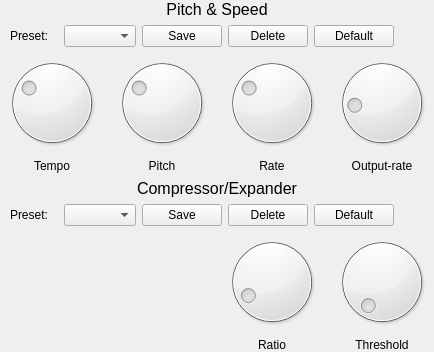
          <widget class="QWidget" name="compressorPitchTab">
           <attribute name="title">
            <string>Pitch &amp;&amp; Compressor</string>
           </attribute>
           <layout class="QGridLayout" name="gridLayout_5">
            <property name="leftMargin">
             <number>0</number>
            </property>
            <property name="topMargin">
             <number>0</number>
            </property>
            <property name="rightMargin">
             <number>0</number>
            </property>
            <property name="bottomMargin">
             <number>0</number>
            </property>
            <item row="4" column="0">
             <layout class="QHBoxLayout" name="compressorSettingsLayout">
              <item>
               <spacer name="compressorPitchHSpacer_4">
                <property name="orientation">
                 <enum>Qt::Horizontal</enum>
                </property>
                <property name="sizeType">
                 <enum>QSizePolicy::Fixed</enum>
                </property>
                <property name="sizeHint" stdset="0">
                 <size>
                  <width>10</width>
                  <height>20</height>
                 </size>
                </property>
               </spacer>
              </item>
              <item>
               <widget class="QLabel" name="compressorPresetLabel">
                <property name="text">
                 <string>Preset:</string>
                </property>
               </widget>
              </item>
              <item>
               <spacer name="compressorPitchHSpacer_5">
                <property name="orientation">
                 <enum>Qt::Horizontal</enum>
                </property>
                <property name="sizeType">
                 <enum>QSizePolicy::Fixed</enum>
                </property>
                <property name="sizeHint" stdset="0">
                 <size>
                  <width>10</width>
                  <height>20</height>
                 </size>
                </property>
               </spacer>
              </item>
              <item>
               <widget class="QComboBox" name="compressorPresetComboBox">
                <property name="focusPolicy">
                 <enum>Qt::TabFocus</enum>
                </property>
               </widget>
              </item>
              <item>
               <widget class="QPushButton" name="compressorSavePresetButton">
                <property name="focusPolicy">
                 <enum>Qt::TabFocus</enum>
                </property>
                <property name="text">
                 <string>Save</string>
                </property>
               </widget>
              </item>
              <item>
               <widget class="QPushButton" name="compressorDeletePresetButton">
                <property name="focusPolicy">
                 <enum>Qt::TabFocus</enum>
                </property>
                <property name="text">
                 <string>Delete</string>
                </property>
               </widget>
              </item>
              <item>
               <widget class="QPushButton" name="compressorDefaultPresetButton">
                <property name="focusPolicy">
                 <enum>Qt::TabFocus</enum>
                </property>
                <property name="text">
                 <string>Default</string>
                </property>
               </widget>
              </item>
              <item>
               <spacer name="compressorPitchHSpacer_6">
                <property name="orientation">
                 <enum>Qt::Horizontal</enum>
                </property>
                <property name="sizeHint" stdset="0">
                 <size>
                  <width>40</width>
                  <height>20</height>
                 </size>
                </property>
               </spacer>
              </item>
             </layout>
            </item>
            <item row="0" column="0">
             <widget class="QLabel" name="compressorPitchPitchSpeedLabel">
              <property name="font">
               <font>
                <pointsize>12</pointsize>
               </font>
              </property>
              <property name="text">
               <string>Pitch &amp; Speed</string>
              </property>
              <property name="alignment">
               <set>Qt::AlignCenter</set>
              </property>
             </widget>
            </item>
            <item row="3" column="0">
             <widget class="QLabel" name="compressorPitchCompressorExpanderLabel">
              <property name="font">
               <font>
                <pointsize>12</pointsize>
               </font>
              </property>
              <property name="text">
               <string>Compressor/Expander</string>
              </property>
              <property name="alignment">
               <set>Qt::AlignCenter</set>
              </property>
             </widget>
            </item>
            <item row="2" column="0">
             <layout class="QHBoxLayout" name="pitchDialLayout">
              <item>
               <layout class="QVBoxLayout" name="pitchTempoLayout">
                <item>
                 <widget class="QDial" name="pitchTempoDial">
                  <property name="focusPolicy">
                   <enum>Qt::TabFocus</enum>
                  </property>
                  <property name="toolTip">
                   <string>Audio stream tempo</string>
                  </property>
                  <property name="whatsThis">
                   <string/>
                  </property>
                  <property name="accessibleDescription">
                   <string/>
                  </property>
                  <property name="minimum">
                   <number>1</number>
                  </property>
                  <property name="maximum">
                   <number>30</number>
                  </property>
                  <property name="pageStep">
                   <number>1</number>
                  </property>
                  <property name="value">
                   <number>10</number>
                  </property>
                 </widget>
                </item>
                <item>
                 <widget class="QLabel" name="pitchTempoLabel">
                  <property name="text">
                   <string>Tempo</string>
                  </property>
                  <property name="alignment">
                   <set>Qt::AlignCenter</set>
                  </property>
                 </widget>
                </item>
               </layout>
              </item>
              <item>
               <layout class="QVBoxLayout" name="pitchPitchLayout">
                <item>
                 <widget class="QDial" name="pitchPitchDial">
                  <property name="focusPolicy">
                   <enum>Qt::TabFocus</enum>
                  </property>
                  <property name="toolTip">
                   <string>Audio stream pitch</string>
                  </property>
                  <property name="minimum">
                   <number>1</number>
                  </property>
                  <property name="maximum">
                   <number>30</number>
                  </property>
                  <property name="pageStep">
                   <number>1</number>
                  </property>
                  <property name="value">
                   <number>10</number>
                  </property>
                 </widget>
                </item>
                <item>
                 <widget class="QLabel" name="pitchPitchLabel">
                  <property name="text">
                   <string>Pitch</string>
                  </property>
                  <property name="alignment">
                   <set>Qt::AlignCenter</set>
                  </property>
                 </widget>
                </item>
               </layout>
              </item>
              <item>
               <layout class="QVBoxLayout" name="pitchRateLayout">
                <item>
                 <widget class="QDial" name="pitchRateDial">
                  <property name="focusPolicy">
                   <enum>Qt::TabFocus</enum>
                  </property>
                  <property name="toolTip">
                   <string>Audio stream rate</string>
                  </property>
                  <property name="minimum">
                   <number>1</number>
                  </property>
                  <property name="maximum">
                   <number>30</number>
                  </property>
                  <property name="pageStep">
                   <number>1</number>
                  </property>
                  <property name="value">
                   <number>10</number>
                  </property>
                 </widget>
                </item>
                <item>
                 <widget class="QLabel" name="pitchRateLabel">
                  <property name="text">
                   <string>Rate</string>
                  </property>
                  <property name="alignment">
                   <set>Qt::AlignCenter</set>
                  </property>
                 </widget>
                </item>
               </layout>
              </item>
              <item>
               <layout class="QVBoxLayout" name="pitchOutputRateLayout">
                <item>
                 <widget class="QDial" name="pitchOutputRateDial">
                  <property name="focusPolicy">
                   <enum>Qt::TabFocus</enum>
                  </property>
                  <property name="toolTip">
                   <string>Output rate on downstream segment events</string>
                  </property>
                  <property name="minimum">
                   <number>1</number>
                  </property>
                  <property name="maximum">
                   <number>50</number>
                  </property>
                  <property name="pageStep">
                   <number>1</number>
                  </property>
                  <property name="value">
                   <number>10</number>
                  </property>
                 </widget>
                </item>
                <item>
                 <widget class="QLabel" name="pitchOutputRateLabel">
                  <property name="text">
                   <string>Output-rate</string>
                  </property>
                  <property name="alignment">
                   <set>Qt::AlignCenter</set>
                  </property>
                 </widget>
                </item>
               </layout>
              </item>
             </layout>
            </item>
            <item row="5" column="0">
             <layout class="QHBoxLayout" name="compressorLayout">
              <property name="bottomMargin">
               <number>0</number>
              </property>
              <item>
               <widget class="ToggleButton" name="compressorExpanderToggleButton" native="true"/>
              </item>
              <item>
               <widget class="ToggleButton" name="compressorKneeToggleButton" native="true"/>
              </item>
              <item>
               <layout class="QVBoxLayout" name="compressorRatioLayout">
                <item>
                 <widget class="QDial" name="compressorRatioDial">
                  <property name="focusPolicy">
                   <enum>Qt::TabFocus</enum>
                  </property>
                  <property name="toolTip">
                   <string>Ratio that should be applied</string>
                  </property>
                  <property name="maximum">
                   <number>100</number>
                  </property>
                  <property name="pageStep">
                   <number>1</number>
                  </property>
                  <property name="value">
                   <number>10</number>
                  </property>
                 </widget>
                </item>
                <item>
                 <widget class="QLabel" name="compressorRatioLabel">
                  <property name="text">
                   <string>Ratio</string>
                  </property>
                  <property name="alignment">
                   <set>Qt::AlignCenter</set>
                  </property>
                 </widget>
                </item>
               </layout>
              </item>
              <item>
               <layout class="QVBoxLayout" name="compressorThresholdLayout">
                <item>
                 <widget class="QDial" name="compressorThresholdDial">
                  <property name="focusPolicy">
                   <enum>Qt::TabFocus</enum>
                  </property>
                  <property name="toolTip">
                   <string>Threshold until the filter is activated</string>
                  </property>
                  <property name="maximum">
                   <number>10</number>
                  </property>
                  <property name="pageStep">
                   <number>1</number>
                  </property>
                 </widget>
                </item>
                <item>
                 <widget class="QLabel" name="compressorThresholdLabel">
                  <property name="text">
                   <string>Threshold</string>
                  </property>
                  <property name="alignment">
                   <set>Qt::AlignCenter</set>
                  </property>
                 </widget>
                </item>
               </layout>
              </item>
             </layout>
            </item>
            <item row="1" column="0">
             <layout class="QHBoxLayout" name="pitchSettingsLayout">
              <item>
               <spacer name="compressorPitchHSpacer_1">
                <property name="orientation">
                 <enum>Qt::Horizontal</enum>
                </property>
                <property name="sizeType">
                 <enum>QSizePolicy::Fixed</enum>
                </property>
                <property name="sizeHint" stdset="0">
                 <size>
                  <width>10</width>
                  <height>20</height>
                 </size>
                </property>
               </spacer>
              </item>
              <item>
               <widget class="QLabel" name="pitchPresetLabel">
                <property name="text">
                 <string>Preset:</string>
                </property>
               </widget>
              </item>
              <item>
               <spacer name="compressorPitchHSpacer_2">
                <property name="orientation">
                 <enum>Qt::Horizontal</enum>
                </property>
                <property name="sizeType">
                 <enum>QSizePolicy::Fixed</enum>
                </property>
                <property name="sizeHint" stdset="0">
                 <size>
                  <width>10</width>
                  <height>20</height>
                 </size>
                </property>
               </spacer>
              </item>
              <item>
               <widget class="QComboBox" name="pitchPresetComboBox">
                <property name="focusPolicy">
                 <enum>Qt::TabFocus</enum>
                </property>
               </widget>
              </item>
              <item>
               <widget class="QPushButton" name="pitchSavePresetButton">
                <property name="focusPolicy">
                 <enum>Qt::TabFocus</enum>
                </property>
                <property name="text">
                 <string>Save</string>
                </property>
               </widget>
              </item>
              <item>
               <widget class="QPushButton" name="pitchDeletePresetButton">
                <property name="focusPolicy">
                 <enum>Qt::TabFocus</enum>
                </property>
                <property name="text">
                 <string>Delete</string>
                </property>
               </widget>
              </item>
              <item>
               <widget class="QPushButton" name="pitchDefaultPresetButton">
                <property name="focusPolicy">
                 <enum>Qt::TabFocus</enum>
                </property>
                <property name="text">
                 <string>Default</string>
                </property>
               </widget>
              </item>
              <item>
               <spacer name="compressorPitchHSpacer_3">
                <property name="orientation">
                 <enum>Qt::Horizontal</enum>
                </property>
                <property name="sizeHint" stdset="0">
                 <size>
                  <width>40</width>
                  <height>20</height>
                 </size>
                </property>
               </spacer>
              </item>
             </layout>
            </item>
           </layout>
          </widget>
